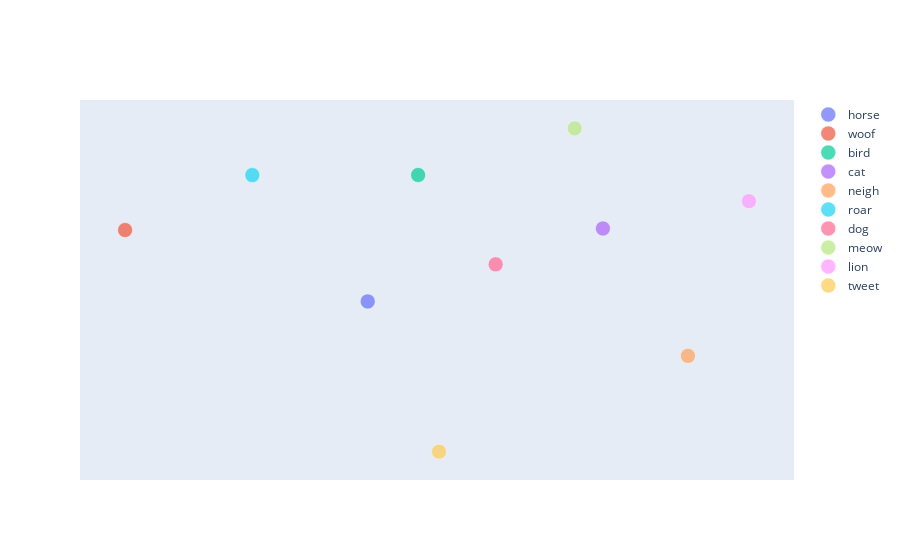

The code cell stored with this chart in its notebook:
### Markdown cell above
## Extra Exercises

Try UMAP - this is likely the most commonly used in practice as it has the best performance, but is rather complicated.

Perform k-means on this two dimensional plot and do your own test/train split to see how effective this embedding method is.

Redo the animal/noises plot with SBert.

### Code cell
init_notebook_mode(connected=True)
words = ["cat", "meow", "dog", "woof", "bird", "tweet", "lion", "roar", "horse", "neigh", ]

# You may need to change some tsne parameters

### Figure 1 — Plotly figure (JSON) as saved in the notebook; plotly's stock layout.template omitted (floating-point values rounded to 4 significant figures)
{"data": [{"marker": {"line": {"color": "white", "width": 0.5}, "size": 15}, "mode": "markers", "name": "horse", "opacity": 0.7, "text": ["horse"], "type": "scatter", "x": [44.7], "y": [21.01]}, {"marker": {"line": {"color": "white", "width": 0.5}, "size": 15}, "mode": "markers", "name": "woof", "opacity": 0.7, "text": ["woof"], "type": "scatter", "x": [29.45], "y": [27.22]}, {"marker": {"line": {"color": "white", "width": 0.5}, "size": 15}, "mode": "markers", "name": "bird", "opacity": 0.7, "text": ["bird"], "type": "scatter", "x": [47.86], "y": [32.02]}, {"marker": {"line": {"color": "white", "width": 0.5}, "size": 15}, "mode": "markers", "name": "cat", "opacity": 0.7, "text": ["cat"], "type": "scatter", "x": [59.48], "y": [27.36]}, {"marker": {"line": {"color": "white", "width": 0.5}, "size": 15}, "mode": "markers", "name": "neigh", "opacity": 0.7, "text": ["neigh"], "type": "scatter", "x": [64.82], "y": [16.26]}, {"marker": {"line": {"color": "white", "width": 0.5}, "size": 15}, "mode": "markers", "name": "roar", "opacity": 0.7, "text": ["roar"], "type": "scatter", "x": [37.44], "y": [32.01]}, {"marker": {"line": {"color": "white", "width": 0.5}, "size": 15}, "mode": "markers", "name": "dog", "opacity": 0.7, "text": ["dog"], "type": "scatter", "x": [52.74], "y": [24.24]}, {"marker": {"line": {"color": "white", "width": 0.5}, "size": 15}, "mode": "markers", "name": "meow", "opacity": 0.7, "text": ["meow"], "type": "scatter", "x": [57.71], "y": [36.08]}, {"marker": {"line": {"color": "white", "width": 0.5}, "size": 15}, "mode": "markers", "name": "lion", "opacity": 0.7, "text": ["lion"], "type": "scatter", "x": [68.66], "y": [29.74]}, {"marker": {"line": {"color": "white", "width": 0.5}, "size": 15}, "mode": "markers", "name": "tweet", "opacity": 0.7, "text": ["tweet"], "type": "scatter", "x": [49.18], "y": [7.919]}], "layout": {"hovermode": "closest", "xaxis": {"showgrid": false, "showticklabels": false, "zeroline": false}, "yaxis": {"showgrid": false, "showticklabels": false, "zeroline": false}}}
